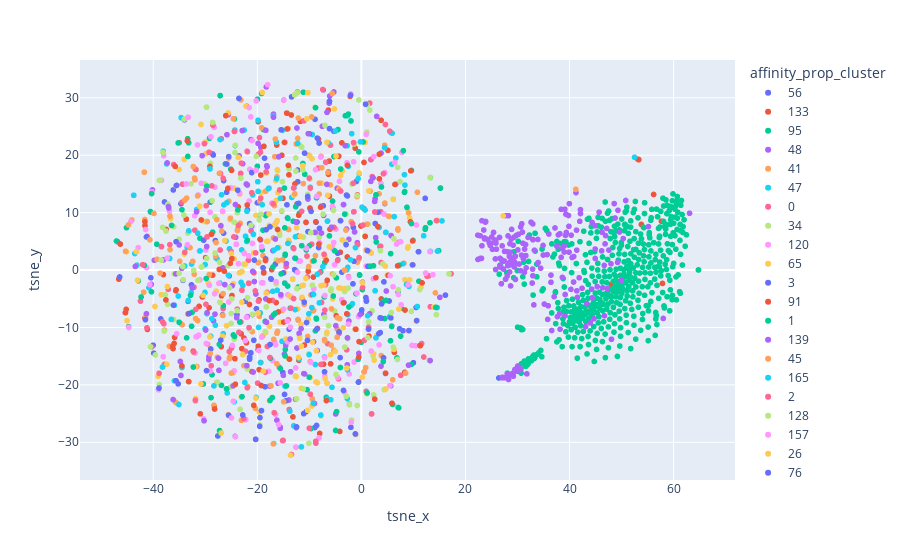

The cell this chart's notebook holds for it:
### Code cell
fig = px.scatter(affinity_prop_df, x="tsne_x", y="tsne_y", color="affinity_prop_cluster", hover_data=["subreddit", "affinity_prop_cluster"])
fig.show()
